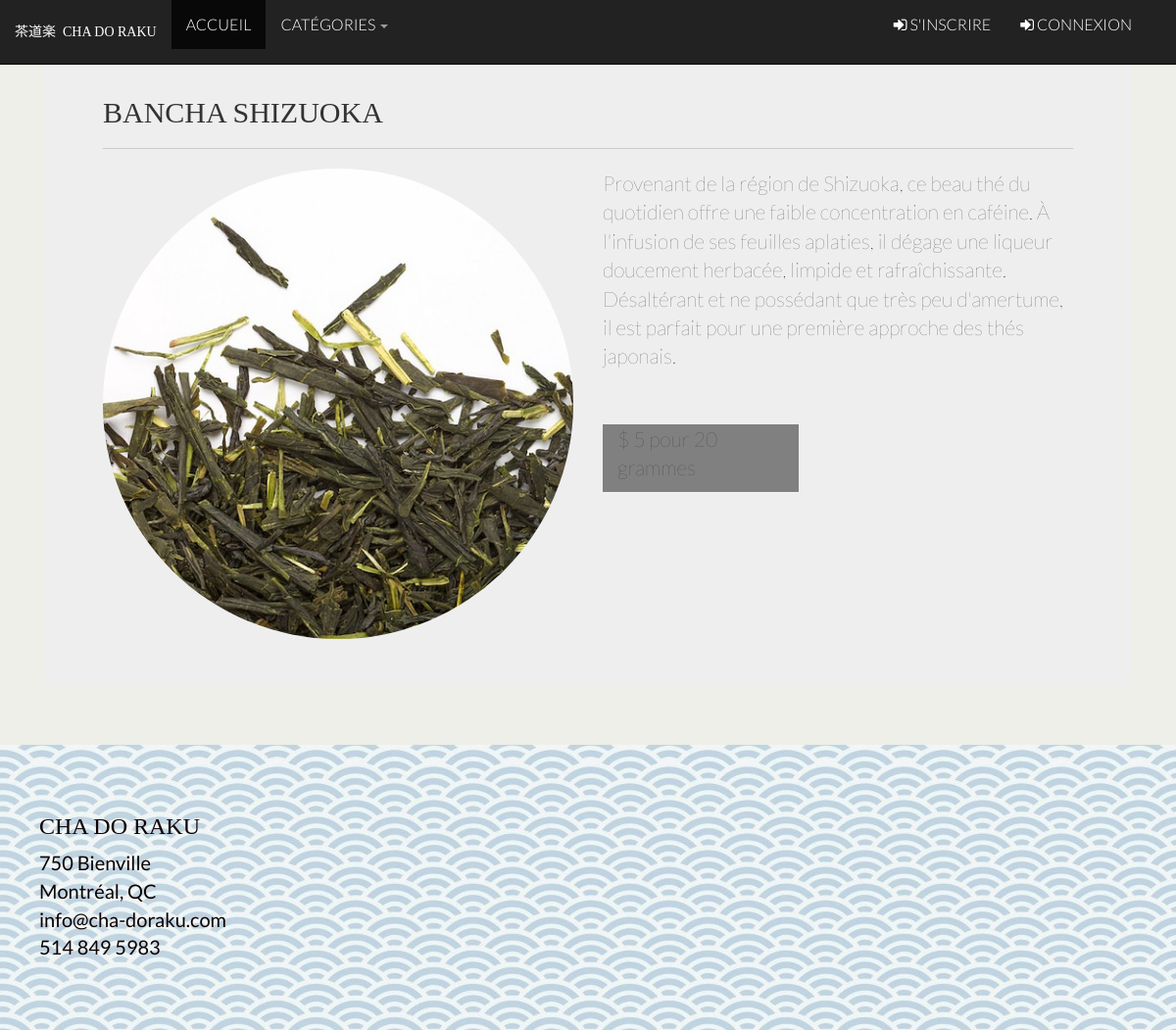
/php/detailProduit.php?idProduit=14, run on the app's committed database.
### tables this page shows
CREATE TABLE `produit` (
  `idProduit` int(11) NOT NULL AUTO_INCREMENT,
  `nom` varchar(100) NOT NULL,
  `description` varchar(1000) NOT NULL,
  `prix` double NOT NULL,
  `image` varchar(100) NOT NULL,
  `categorie` varchar(100) NOT NULL,
  PRIMARY KEY (`idProduit`)
);

### php/detailProduit.php (the view, shortened to what this page needs)
<?php
    require '../layout/headerSimple.php';
?>
<?php
    global $connexion;
    $rep = "";
    if(!empty($_GET["idProduit"])){
        $idProduit = $_REQUEST['idProduit'];
        $requete="SELECT * FROM produit WHERE idProduit = ".$idProduit;
    }
    $dossier="../pochette/";
    try{
        $listeFilms=mysqli_query($connexion,$requete);
        $rows=mysqli_num_rows($listeFilms);
        if($rows > 0) {
            if($ligne=mysqli_fetch_object($listeFilms)){
                $rep.= "<div class=\"container padded\">\n";
                $rep.= "<div class=\"jumbotron\">\n";
                $rep.='<form method="post" id="fProd" name="fProd" action="panier.php?action=add&nom='.$ligne->nom.'">';
                $rep.= "        <div class=\"row\">\n";
                $rep.= "            <div class=\"col-lg-12\">\n";
                $rep.= "                <h2>".$ligne->nom."</h2>\n";
                $rep.= "                <hr>\n";
                $rep.= "            </div>\n";
                $rep.= "        </div>\n";
                $rep.= "        <div class=\"row\">\n";
                $rep.= "            <div class=\"col-sm-6\">\n";
                $rep.= "                <img class=\"img-circle img-responsive\" src=\"".$dossier.$ligne->image."\">\n";
                $rep.= "               \n";
                $rep.= "            </div>\n";
                $rep.= "            <div class=\"col-sm-6\">\n";
                $rep.= "                <p>".$ligne->description."</p>\n";
                $rep.= "                <br>    \n";
                $rep.= "                <div class=\"col-sm-5 grey\">\n";
                $rep.= "                        <p>$ ".$ligne->prix." pour 20 grammes</p>";
                $rep.= "                    </div>";
                $rep.= "                <div class=\"col-sm-3\">";
                $rep.= '                        <p class="client">Quantité: <select id="quantite" name="quantite" ><option value="1">1</option><option value="2">2</option><option value="3">3</option></select></p>';
                $rep.= "                    </div>";
                $rep.= "                    <div class=\"col-sm-4\">";
                $rep.= '                        <p class="client"><button type="submit" class="btn-success"><i class="fa fa-cart-plus"></i> Ajouter</button></p>';
                $rep.= "                    </div>";
                $rep.= "            </div>";
                $rep.= "            ";
                $rep.= "       </div></form>";
            }
        }
    }catch (Exception $e){
        echo "Probleme pour lister";
    }finally {
        $rep.="</div></div>";
        echo $rep;
    }
    ?>
    <?php
        require '../layout/footer.php';
    ?>
    </body>
</html>

### css/style.css (style rules this page uses)
html, body { font-family: 'Lato', sans-serif; font-weight: 300; font-size: 16px; line-height: 1.7; background-color: #eeefe9; }
h1, h2, h3, h4, h5 { font-family: 'japonais2'; text-transform: uppercase; }
.padded { padding: 10px 15px 30px; }
hr { border-top: 1px solid #c9c9c9; }
.container { padding: 30px; }
.grey { background-color: grey; }

### data on the page
produit: nom "BANCHA SHIZUOKA", image (picture), description "Provenant de la région de Shizuoka, ce beau thé du quotidien offre une faible concentration en caféine. À l'infusion de ses feuilles aplaties, il dégage une liqueur doucement herbacée, limpide et rafraîchissante. Désaltérant et ne possédant que très peu d'amertume, il est parfait pour une première approche des thés japonais.", prix "5"
